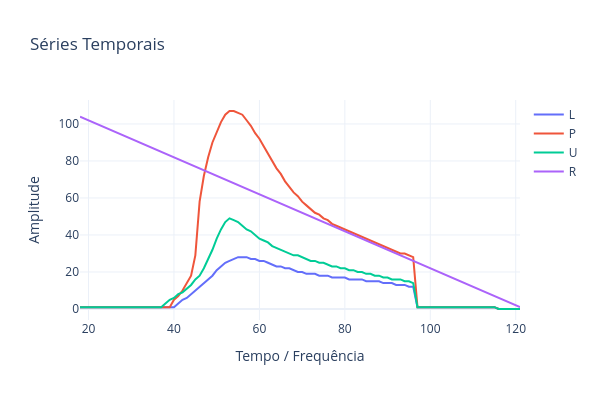

The code cell stored with this chart in its notebook:
### Code cell
x = teda.cycleP
yL,yP,yU,yR = teda.rulL,teda.rulP,teda.rulU,teda.rulR
plot_series(series=[[x,x,x,x],[yL,yP,yU,yR]],names=['L','P','U','R'],show=False)
